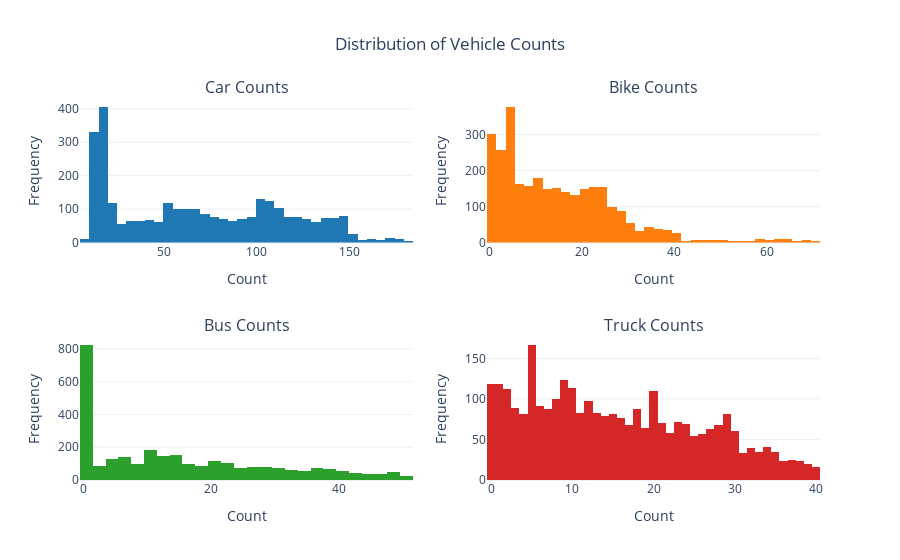

Write notebook code for a chart like this one.
### Code cell
# 1. Distribution of vehicle counts for cars, bikes, buses, and trucks
fig = make_subplots(rows=2, cols=2, subplot_titles=("Car Counts", "Bike Counts", "Bus Counts", "Truck Counts"))

fig.add_trace(go.Histogram(x=traffic_df['CarCount'], name='Car Counts', marker_color='#1f77b4'), row=1, col=1)
fig.add_trace(go.Histogram(x=traffic_df['BikeCount'], name='Bike Counts', marker_color='#ff7f0e'), row=1, col=2)
fig.add_trace(go.Histogram(x=traffic_df['BusCount'], name='Bus Counts', marker_color='#2ca02c'), row=2, col=1)
fig.add_trace(go.Histogram(x=traffic_df['TruckCount'], name='Truck Counts', marker_color='#d62728'), row=2, col=2)

fig.update_layout(title_text='Distribution of Vehicle Counts', title_x=0.5, showlegend=False, template='plotly_white')
fig.update_xaxes(title_text="Count")
fig.update_yaxes(title_text="Frequency")
fig.show()

### Figure 1 — Plotly figure (JSON) as saved in the notebook; plotly's stock layout.template omitted (floating-point values rounded to 4 significant figures; data arrays with more than 128 entries replaced by an {"elided": "..."} marker saying what was removed)
{"data": [{"marker": {"color": "#1f77b4"}, "name": "Car Counts", "type": "histogram", "x": {"elided": "2976 int values"}, "xaxis": "x", "yaxis": "y"}, {"marker": {"color": "#ff7f0e"}, "name": "Bike Counts", "type": "histogram", "x": {"elided": "2976 int values"}, "xaxis": "x2", "yaxis": "y2"}, {"marker": {"color": "#2ca02c"}, "name": "Bus Counts", "type": "histogram", "x": {"elided": "2976 int values"}, "xaxis": "x3", "yaxis": "y3"}, {"marker": {"color": "#d62728"}, "name": "Truck Counts", "type": "histogram", "x": {"elided": "2976 int values"}, "xaxis": "x4", "yaxis": "y4"}], "layout": {"annotations": [{"font": {"size": 16}, "showarrow": false, "text": "Car Counts", "x": 0.225, "xanchor": "center", "xref": "paper", "y": 1, "yanchor": "bottom", "yref": "paper"}, {"font": {"size": 16}, "showarrow": false, "text": "Bike Counts", "x": 0.775, "xanchor": "center", "xref": "paper", "y": 1, "yanchor": "bottom", "yref": "paper"}, {"font": {"size": 16}, "showarrow": false, "text": "Bus Counts", "x": 0.225, "xanchor": "center", "xref": "paper", "y": 0.375, "yanchor": "bottom", "yref": "paper"}, {"font": {"size": 16}, "showarrow": false, "text": "Truck Counts", "x": 0.775, "xanchor": "center", "xref": "paper", "y": 0.375, "yanchor": "bottom", "yref": "paper"}], "showlegend": false, "title": {"text": "Distribution of Vehicle Counts", "x": 0.5}, "xaxis": {"anchor": "y", "domain": [0, 0.45], "title": {"text": "Count"}}, "xaxis2": {"anchor": "y2", "domain": [0.55, 1], "title": {"text": "Count"}}, "xaxis3": {"anchor": "y3", "domain": [0, 0.45], "title": {"text": "Count"}}, "xaxis4": {"anchor": "y4", "domain": [0.55, 1], "title": {"text": "Count"}}, "yaxis": {"anchor": "x", "domain": [0.625, 1], "title": {"text": "Frequency"}}, "yaxis2": {"anchor": "x2", "domain": [0.625, 1], "title": {"text": "Frequency"}}, "yaxis3": {"anchor": "x3", "domain": [0, 0.375], "title": {"text": "Frequency"}}, "yaxis4": {"anchor": "x4", "domain": [0, 0.375], "title": {"text": "Frequency"}}}}
